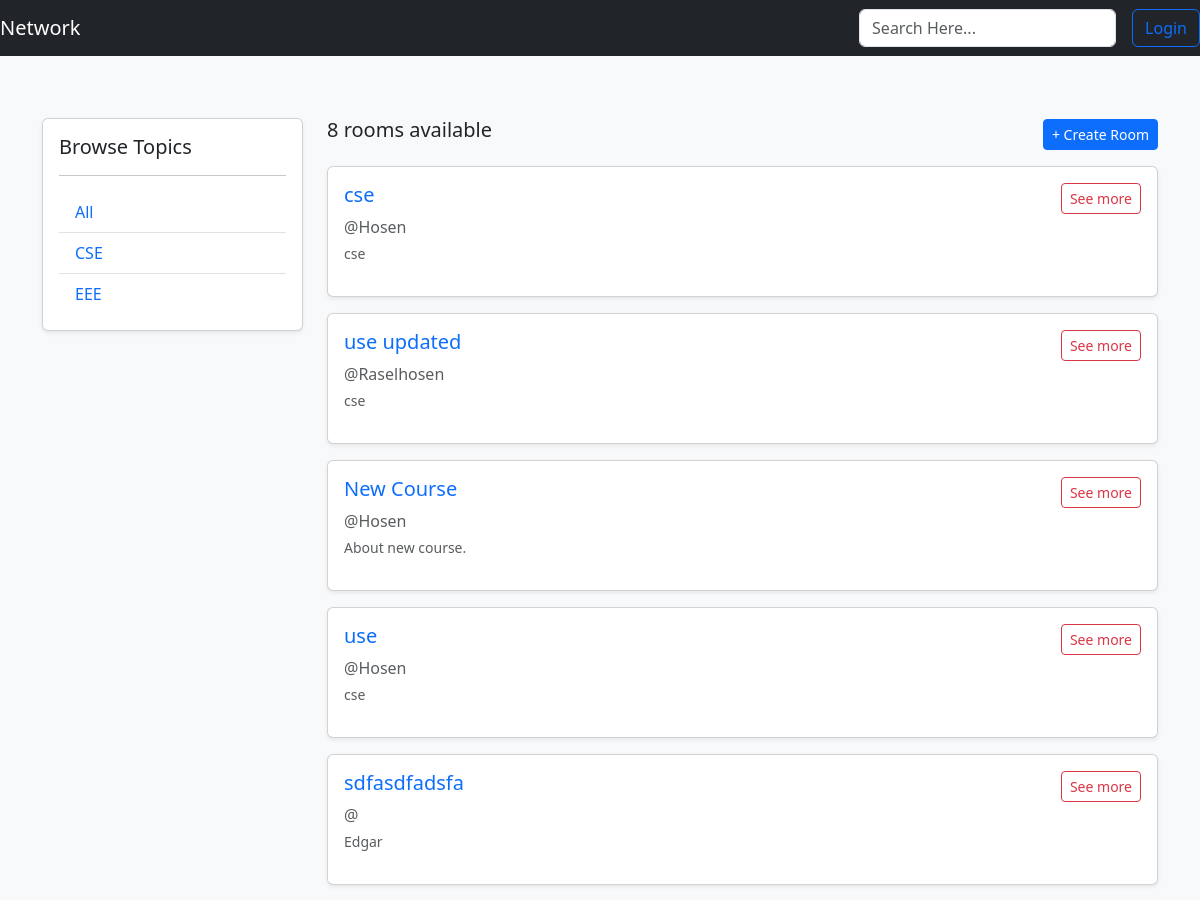
Before: / (upper part) with the older database file.
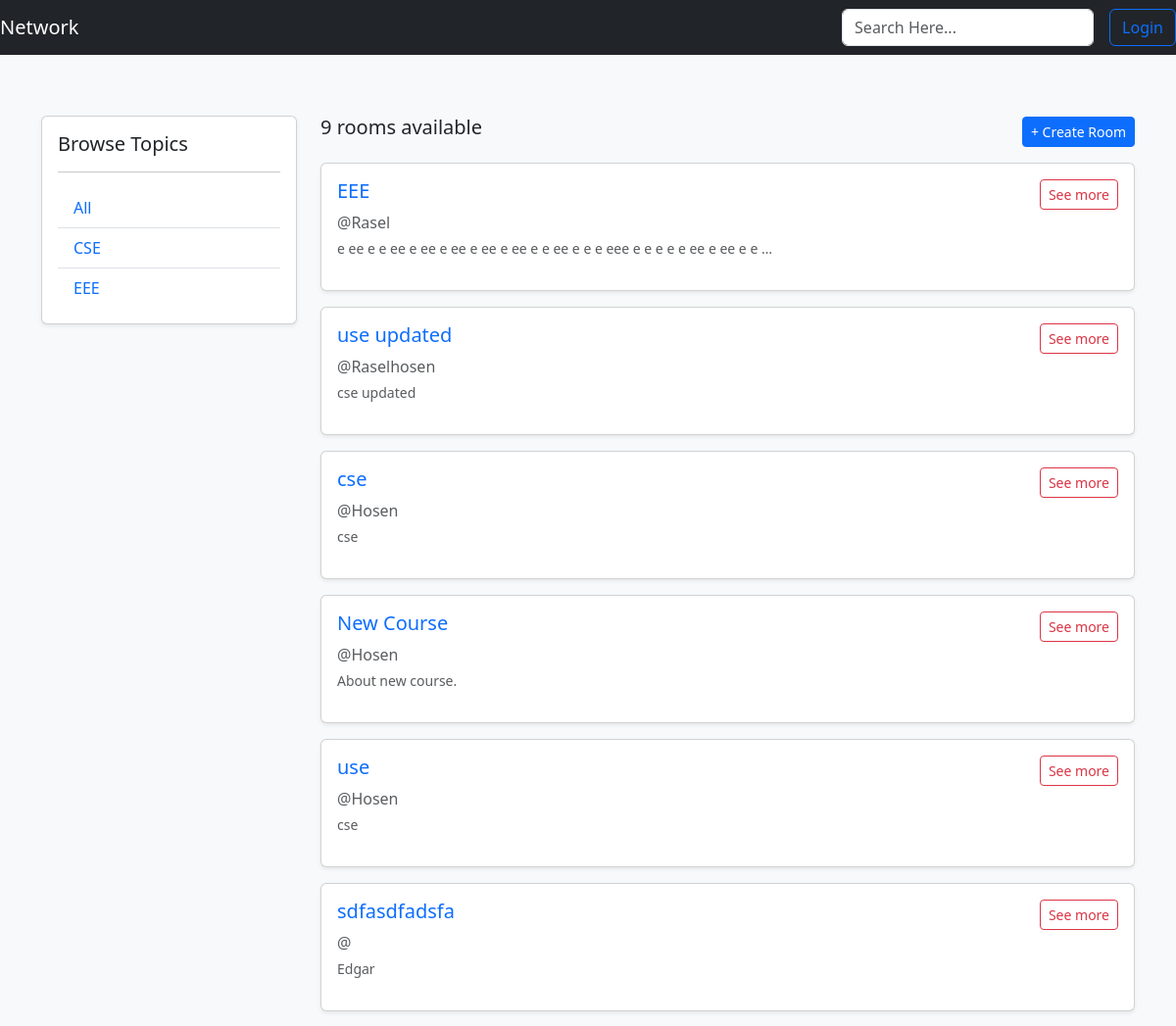
After: the same page with the newer database file.
### base/models.py (models this page shows, shortened)
class Topic(models.Model):
    name = models.CharField(max_length=200)

class Room(models.Model):
    host = models.ForeignKey(settings.AUTH_USER_MODEL, on_delete=models.CASCADE, null=True)
    topic = models.ForeignKey(Topic, on_delete=models.CASCADE, null=True)
    name = models.CharField(max_length=200)
    description = models.TextField(null=True, blank=True)
    updated = models.DateTimeField(auto_now=True)
    created = models.DateTimeField(auto_now_add=True)
    class Meta:
        ordering = ['-updated', '-created']

### user/models.py (models this page shows, shortened)
class User(AbstractBaseUser, PermissionsMixin):
    username = models.CharField(max_length=150, unique=True)
    email = models.EmailField(unique=True)
    bio = models.TextField(max_length=200, blank=True, null=True)
    role = models.CharField(max_length=10, default="USER")
    is_active = models.BooleanField(default=True)
    is_staff = models.BooleanField(default=False)
    date_joined = models.DateTimeField(default=timezone.now)
    objects = CustomUserManager()
    USERNAME_FIELD = 'email'
    REQUIRED_FIELDS = ['username']
    class Meta:
        db_table = 'user_user'

### base/views.py (the view)
# urls.py: path("", views.room, name='room'),
def room(request):
    q = request.GET.get('q') if request.GET.get('q')!= None else ''
    rooms = Room.objects.filter(
        Q(topic__name__icontains=q) |
        Q(name__icontains=q) |
        Q(description__icontains=q)
    )
    rooms_count = rooms.count()
    topics = Topic.objects.all()
    context = {'rooms': rooms, 'topics':topics, 'rooms_count': rooms_count}
    return render(request, "base/room.html", context)

### base/templates/base/room.html (shortened to what this page needs)
{% extends "main.html" %}
{% block content %}
<div class="container mt-4">
  <div class="row">
    <div class="col-md-3 mb-4">
      <div class="card shadow-sm">
        <div class="card-body">
          <h5 class="card-title">Browse Topics</h5>
          <hr>
          <ul class="list-group list-group-flush">
            <li class="list-group-item">
              <a href="{% url 'room' %}" class="text-decoration-none">All</a>
            </li>
            {% for topic in topics %}
            <li class="list-group-item">
              <a href="{% url 'room' %}?q={{ topic.name }}"
                 class="text-decoration-none">
                {{ topic.name }}
              </a>
            </li>
            {% endfor %}
          </ul>
        </div>
      </div>
    </div>
    <div class="col-md-9">
      <div class="d-flex justify-content-between align-items-center mb-3">
        <h5>{{ rooms_count }} rooms available</h5>
        <a href="{% url 'create-room' %}" class="btn btn-primary btn-sm">
          + Create Room
        </a>
      </div>
      {% for room in rooms %}
      <div class="card mb-3 shadow-sm">
        <div class="card-body">
          <div class="d-flex justify-content-between">
            <h5 class="card-title">
              <a href="{% url 'post-details' room.id %}" class="text-decoration-none">
                {{ room.name }}
              </a>
            </h5>
            <div>
              {% if user.is_authenticated and room.host == request.user  %}
                <a href="{% url 'update-room' room.id %}"
                  class="btn btn-outline-secondary btn-sm">
                  Edit
                </a>
                <a href="{% url 'delete-room' room.id %}"
                  class="btn btn-outline-danger btn-sm">
                  Delete
                </a>
              {% else %}
                  <a href="{% url 'post-details' room.id %}"
                  class="btn btn-outline-danger btn-sm">
                  See more
                  </a>
              {% endif %}
            </div>
          </div>
          <p class="mb-1 text-muted">
            @{{ room.host.username | capfirst }}
          </p>
          {% if room.description %}
            <p class="text-muted small">
              {{ room.description | truncatewords:30 }}
            </p>
          {% endif %}
        </div>
      </div>
      {% endfor %}
    </div>
  </div>
</div>
{% endblock %}

### templates/main.html (shortened to what this page needs)
<!DOCTYPE html>
{% load static %}
<html>
    <head>
        <link rel="stylesheet" href="https://cdn.jsdelivr.net/npm/bootstrap@5.3.3/dist/css/bootstrap.min.css">
    </head>
    <body>
        {% include 'navbar.html' %}
        <main>
          {% block content %}
          {% endblock %}
        </main>
        {% include 'footer.html' %}
    </body>
</html>

### templates/navbar.html (shortened to what this page needs)
!<!doctype html>
<html>
  <head>
    <link rel="stylesheet" href="" />
  </head>
  <body>
    <nav class="navbar navbar-expand-lg navbar-light bg-dark fixed-top">
      <a class="navbar-brand mr-3 text-white" href="{% url 'room' %}">Network</a>
      <div class="collapse navbar-collapse" id="navbarNav">
        <div class="ms-auto d-flex gap-2">
          <form method='GET' action="{% url 'room' %}" class="d-flex">
            <input
              class="form-control me-2"
              type="text"
              name="q"
              placeholder="Search Here..."
              aria-label="Search"
            />
          </form>
          {% if user.is_authenticated %}
            <a href="{% url 'profile' %}" class="btn btn-outline-primary">Profile</a>
          {% else %}
            <a href="{% url 'login' %}" class="btn btn-outline-primary">Login</a>
          {% endif %}
        </div>
      </div>
    </nav>
  </body>
</html>

### templates/footer.html (shortened to what this page needs)
<html>
    <head>
        <link rel="stylesheet" href="">
    </head>
    <body>
    </body>
</html>

### templates/main.html (style rules this page uses)
html, body { height: 100%; }
body { background-color: #f8f9fa; display: flex; flex-direction: column; margin: 0; padding: 0; }
main { flex: 1; padding-top: 70px; }

Changed rows visible on the page:
added Room: name "EEE", host.username "Rasel", description "e ee e e ee e ee e ee e ee e ee e e ee e e e eee e e e e e ee e ee e e …"
changed Room "use updated": description "cse" → "cse updated"; moves up the list
Other visible differences:
{{ rooms_count }}: "8" → "9"
